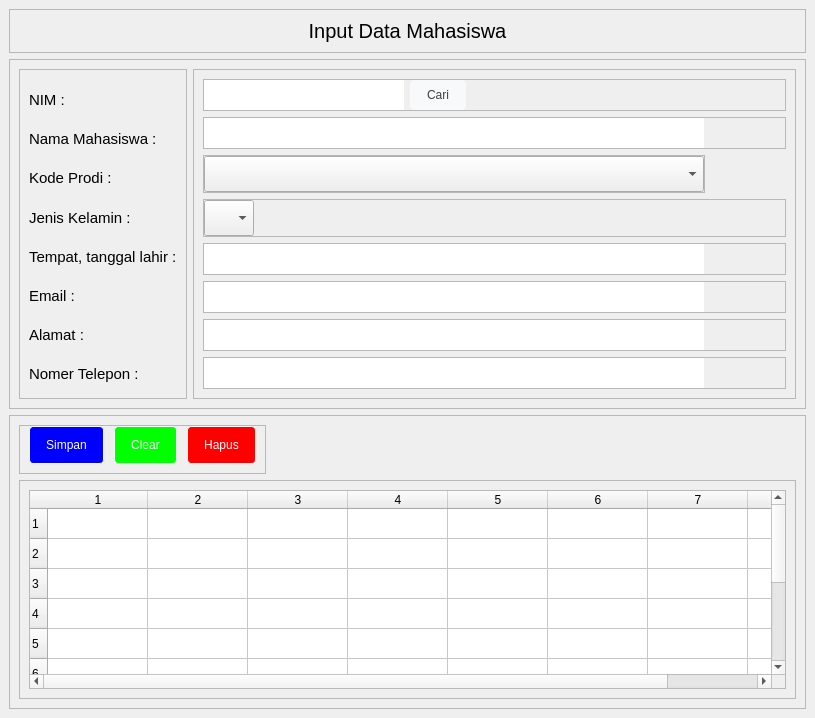
<?xml version="1.0" encoding="UTF-8"?>
<ui version="4.0">
 <class>MainWindow</class>
 <widget class="QMainWindow" name="MainWindow">
  <property name="geometry">
   <rect>
    <x>0</x>
    <y>0</y>
    <width>815</width>
    <height>718</height>
   </rect>
  </property>
  <property name="windowTitle">
   <string>MainWindow</string>
  </property>
  <property name="styleSheet">
   <string notr="true">QLineEdit, QDateEdit {
	border: none;
}

QLineEdit,QComboBox {
height: 30px;
}

QPushButton {
  background-color: #f8f9fa;
  border: 1px solid #f8f9fa;
  border-radius: 4px;
  color: #3c4043;
  height: 36px;
  line-height: 27px;
  min-width: 10px;
  padding: 0 16px;
  text-align: center;
  white-space: pre;
}

QPushButton:hover {
  border-color: #4285f4;
  outline: none;
}

#btnSimpan{
	color: rgb(255, 255, 255);
	background-color: rgb(0, 0, 255);
}

#btnClear{
	color: rgb(255, 255, 255);
	background-color: rgb(0, 255, 0);
}

#btnHapus{
	color: rgb(255, 255, 255);
	background-color: rgb(255, 0, 0);
}</string>
  </property>
  <widget class="QWidget" name="centralwidget">
   <property name="sizePolicy">
    <sizepolicy hsizetype="Expanding" vsizetype="Expanding">
     <horstretch>0</horstretch>
     <verstretch>0</verstretch>
    </sizepolicy>
   </property>
   <property name="minimumSize">
    <size>
     <width>480</width>
     <height>480</height>
    </size>
   </property>
   <layout class="QVBoxLayout" name="verticalLayout">
    <item>
     <widget class="QFrame" name="frame">
      <property name="sizePolicy">
       <sizepolicy hsizetype="Preferred" vsizetype="Fixed">
        <horstretch>0</horstretch>
        <verstretch>0</verstretch>
       </sizepolicy>
      </property>
      <property name="frameShape">
       <enum>QFrame::StyledPanel</enum>
      </property>
      <property name="frameShadow">
       <enum>QFrame::Raised</enum>
      </property>
      <layout class="QHBoxLayout" name="horizontalLayout">
       <item alignment="Qt::AlignTop">
        <widget class="QLabel" name="label">
         <property name="font">
          <font>
           <pointsize>15</pointsize>
          </font>
         </property>
         <property name="text">
          <string>Input Data Mahasiswa</string>
         </property>
         <property name="alignment">
          <set>Qt::AlignCenter</set>
         </property>
        </widget>
       </item>
      </layout>
     </widget>
    </item>
    <item>
     <widget class="QFrame" name="frame_2">
      <property name="sizePolicy">
       <sizepolicy hsizetype="Expanding" vsizetype="Preferred">
        <horstretch>0</horstretch>
        <verstretch>0</verstretch>
       </sizepolicy>
      </property>
      <property name="frameShape">
       <enum>QFrame::StyledPanel</enum>
      </property>
      <property name="frameShadow">
       <enum>QFrame::Raised</enum>
      </property>
      <layout class="QHBoxLayout" name="horizontalLayout_2">
       <item alignment="Qt::AlignLeft">
        <widget class="QFrame" name="frame_4">
         <property name="font">
          <font>
           <family>Segoe UI Symbol</family>
           <pointsize>9</pointsize>
          </font>
         </property>
         <property name="frameShape">
          <enum>QFrame::StyledPanel</enum>
         </property>
         <property name="frameShadow">
          <enum>QFrame::Raised</enum>
         </property>
         <layout class="QVBoxLayout" name="verticalLayout_2">
          <property name="spacing">
           <number>9</number>
          </property>
          <property name="topMargin">
           <number>15</number>
          </property>
          <item>
           <widget class="QLabel" name="label_2">
            <property name="font">
             <font>
              <pointsize>11</pointsize>
             </font>
            </property>
            <property name="text">
             <string>NIM :</string>
            </property>
           </widget>
          </item>
          <item>
           <widget class="QLabel" name="label_3">
            <property name="font">
             <font>
              <pointsize>11</pointsize>
             </font>
            </property>
            <property name="text">
             <string>Nama Mahasiswa :</string>
            </property>
           </widget>
          </item>
          <item>
           <widget class="QLabel" name="label_4">
            <property name="font">
             <font>
              <pointsize>11</pointsize>
             </font>
            </property>
            <property name="text">
             <string>Kode Prodi :</string>
            </property>
           </widget>
          </item>
          <item>
           <widget class="QLabel" name="label_5">
            <property name="font">
             <font>
              <pointsize>11</pointsize>
             </font>
            </property>
            <property name="text">
             <string>Jenis Kelamin :</string>
            </property>
           </widget>
          </item>
          <item>
           <widget class="QLabel" name="label_6">
            <property name="font">
             <font>
              <pointsize>11</pointsize>
             </font>
            </property>
            <property name="text">
             <string>Tempat, tanggal lahir :</string>
            </property>
           </widget>
          </item>
          <item>
           <widget class="QLabel" name="label_8">
            <property name="font">
             <font>
              <pointsize>11</pointsize>
             </font>
            </property>
            <property name="text">
             <string>Email :</string>
            </property>
           </widget>
          </item>
          <item>
           <widget class="QLabel" name="label_7">
            <property name="font">
             <font>
              <pointsize>11</pointsize>
             </font>
            </property>
            <property name="text">
             <string>Alamat :</string>
            </property>
           </widget>
          </item>
          <item>
           <widget class="QLabel" name="label_9">
            <property name="font">
             <font>
              <pointsize>11</pointsize>
             </font>
            </property>
            <property name="text">
             <string>Nomer Telepon :</string>
            </property>
           </widget>
          </item>
         </layout>
        </widget>
       </item>
       <item>
        <widget class="QFrame" name="frame_5">
         <property name="sizePolicy">
          <sizepolicy hsizetype="Expanding" vsizetype="Preferred">
           <horstretch>0</horstretch>
           <verstretch>0</verstretch>
          </sizepolicy>
         </property>
         <property name="frameShape">
          <enum>QFrame::StyledPanel</enum>
         </property>
         <property name="frameShadow">
          <enum>QFrame::Raised</enum>
         </property>
         <layout class="QVBoxLayout" name="verticalLayout_3">
          <item>
           <widget class="QFrame" name="frame_6">
            <property name="sizePolicy">
             <sizepolicy hsizetype="Preferred" vsizetype="Preferred">
              <horstretch>0</horstretch>
              <verstretch>0</verstretch>
             </sizepolicy>
            </property>
            <property name="minimumSize">
             <size>
              <width>0</width>
              <height>0</height>
             </size>
            </property>
            <property name="frameShape">
             <enum>QFrame::StyledPanel</enum>
            </property>
            <property name="frameShadow">
             <enum>QFrame::Raised</enum>
            </property>
            <layout class="QHBoxLayout" name="horizontalLayout_3">
             <property name="leftMargin">
              <number>0</number>
             </property>
             <property name="topMargin">
              <number>0</number>
             </property>
             <property name="rightMargin">
              <number>0</number>
             </property>
             <property name="bottomMargin">
              <number>0</number>
             </property>
             <item>
              <widget class="QLineEdit" name="txtNim">
               <property name="minimumSize">
                <size>
                 <width>200</width>
                 <height>0</height>
                </size>
               </property>
               <property name="maximumSize">
                <size>
                 <width>200</width>
                 <height>16777215</height>
                </size>
               </property>
               <property name="font">
                <font>
                 <pointsize>12</pointsize>
                </font>
               </property>
              </widget>
             </item>
             <item alignment="Qt::AlignLeft">
              <widget class="QPushButton" name="btnCari">
               <property name="minimumSize">
                <size>
                 <width>44</width>
                 <height>10</height>
                </size>
               </property>
               <property name="maximumSize">
                <size>
                 <width>16777215</width>
                 <height>30</height>
                </size>
               </property>
               <property name="text">
                <string>Cari</string>
               </property>
              </widget>
             </item>
            </layout>
           </widget>
          </item>
          <item>
           <widget class="QFrame" name="frame_7">
            <property name="frameShape">
             <enum>QFrame::StyledPanel</enum>
            </property>
            <property name="frameShadow">
             <enum>QFrame::Raised</enum>
            </property>
            <layout class="QVBoxLayout" name="verticalLayout_6">
             <property name="spacing">
              <number>0</number>
             </property>
             <property name="leftMargin">
              <number>0</number>
             </property>
             <property name="topMargin">
              <number>0</number>
             </property>
             <property name="rightMargin">
              <number>0</number>
             </property>
             <property name="bottomMargin">
              <number>0</number>
             </property>
             <item>
              <widget class="QLineEdit" name="txtNama">
               <property name="minimumSize">
                <size>
                 <width>300</width>
                 <height>0</height>
                </size>
               </property>
               <property name="maximumSize">
                <size>
                 <width>500</width>
                 <height>16777215</height>
                </size>
               </property>
               <property name="font">
                <font>
                 <pointsize>12</pointsize>
                </font>
               </property>
              </widget>
             </item>
            </layout>
           </widget>
          </item>
          <item alignment="Qt::AlignLeft">
           <widget class="QFrame" name="frame_8">
            <property name="frameShape">
             <enum>QFrame::StyledPanel</enum>
            </property>
            <property name="frameShadow">
             <enum>QFrame::Raised</enum>
            </property>
            <layout class="QVBoxLayout" name="verticalLayout_4">
             <property name="leftMargin">
              <number>0</number>
             </property>
             <property name="topMargin">
              <number>0</number>
             </property>
             <property name="rightMargin">
              <number>0</number>
             </property>
             <property name="bottomMargin">
              <number>0</number>
             </property>
             <item>
              <widget class="QComboBox" name="cboProdi">
               <property name="sizePolicy">
                <sizepolicy hsizetype="Expanding" vsizetype="Expanding">
                 <horstretch>0</horstretch>
                 <verstretch>0</verstretch>
                </sizepolicy>
               </property>
               <property name="minimumSize">
                <size>
                 <width>500</width>
                 <height>0</height>
                </size>
               </property>
               <property name="maximumSize">
                <size>
                 <width>500</width>
                 <height>16777215</height>
                </size>
               </property>
               <property name="font">
                <font>
                 <pointsize>12</pointsize>
                </font>
               </property>
               <item>
                <property name="text">
                 <string/>
                </property>
               </item>
              </widget>
             </item>
            </layout>
           </widget>
          </item>
          <item>
           <widget class="QFrame" name="frame_9">
            <property name="frameShape">
             <enum>QFrame::StyledPanel</enum>
            </property>
            <property name="frameShadow">
             <enum>QFrame::Raised</enum>
            </property>
            <layout class="QVBoxLayout" name="verticalLayout_5">
             <property name="leftMargin">
              <number>0</number>
             </property>
             <property name="topMargin">
              <number>0</number>
             </property>
             <property name="rightMargin">
              <number>0</number>
             </property>
             <property name="bottomMargin">
              <number>0</number>
             </property>
             <item>
              <widget class="QComboBox" name="cboJk">
               <property name="sizePolicy">
                <sizepolicy hsizetype="Expanding" vsizetype="Fixed">
                 <horstretch>0</horstretch>
                 <verstretch>0</verstretch>
                </sizepolicy>
               </property>
               <property name="minimumSize">
                <size>
                 <width>50</width>
                 <height>0</height>
                </size>
               </property>
               <property name="maximumSize">
                <size>
                 <width>50</width>
                 <height>16777215</height>
                </size>
               </property>
               <property name="font">
                <font>
                 <pointsize>12</pointsize>
                </font>
               </property>
               <item>
                <property name="text">
                 <string/>
                </property>
               </item>
               <item>
                <property name="text">
                 <string>L</string>
                </property>
               </item>
               <item>
                <property name="text">
                 <string>P</string>
                </property>
               </item>
              </widget>
             </item>
            </layout>
           </widget>
          </item>
          <item>
           <widget class="QFrame" name="frame_10">
            <property name="frameShape">
             <enum>QFrame::StyledPanel</enum>
            </property>
            <property name="frameShadow">
             <enum>QFrame::Raised</enum>
            </property>
            <layout class="QVBoxLayout" name="verticalLayout_7">
             <property name="spacing">
              <number>0</number>
             </property>
             <property name="leftMargin">
              <number>0</number>
             </property>
             <property name="topMargin">
              <number>0</number>
             </property>
             <property name="rightMargin">
              <number>0</number>
             </property>
             <property name="bottomMargin">
              <number>0</number>
             </property>
             <item>
              <widget class="QLineEdit" name="txtTtl">
               <property name="minimumSize">
                <size>
                 <width>300</width>
                 <height>0</height>
                </size>
               </property>
               <property name="maximumSize">
                <size>
                 <width>500</width>
                 <height>16777215</height>
                </size>
               </property>
               <property name="font">
                <font>
                 <pointsize>12</pointsize>
                </font>
               </property>
               <property name="placeholderText">
                <string/>
               </property>
              </widget>
             </item>
            </layout>
           </widget>
          </item>
          <item>
           <widget class="QFrame" name="frame_12">
            <property name="frameShape">
             <enum>QFrame::StyledPanel</enum>
            </property>
            <property name="frameShadow">
             <enum>QFrame::Raised</enum>
            </property>
            <layout class="QVBoxLayout" name="verticalLayout_8">
             <property name="spacing">
              <number>0</number>
             </property>
             <property name="leftMargin">
              <number>0</number>
             </property>
             <property name="topMargin">
              <number>0</number>
             </property>
             <property name="rightMargin">
              <number>0</number>
             </property>
             <property name="bottomMargin">
              <number>0</number>
             </property>
             <item>
              <widget class="QLineEdit" name="txtEmail">
               <property name="minimumSize">
                <size>
                 <width>300</width>
                 <height>0</height>
                </size>
               </property>
               <property name="maximumSize">
                <size>
                 <width>500</width>
                 <height>16777215</height>
                </size>
               </property>
               <property name="font">
                <font>
                 <pointsize>12</pointsize>
                </font>
               </property>
              </widget>
             </item>
            </layout>
           </widget>
          </item>
          <item>
           <widget class="QFrame" name="frame_11">
            <property name="frameShape">
             <enum>QFrame::StyledPanel</enum>
            </property>
            <property name="frameShadow">
             <enum>QFrame::Raised</enum>
            </property>
            <layout class="QVBoxLayout" name="verticalLayout_9">
             <property name="spacing">
              <number>0</number>
             </property>
             <property name="leftMargin">
              <number>0</number>
             </property>
             <property name="topMargin">
              <number>0</number>
             </property>
             <property name="rightMargin">
              <number>0</number>
             </property>
             <property name="bottomMargin">
              <number>0</number>
             </property>
             <item>
              <widget class="QLineEdit" name="txtAlamat">
               <property name="minimumSize">
                <size>
                 <width>300</width>
                 <height>0</height>
                </size>
               </property>
               <property name="maximumSize">
                <size>
                 <width>500</width>
                 <height>16777215</height>
                </size>
               </property>
               <property name="font">
                <font>
                 <pointsize>12</pointsize>
                </font>
               </property>
              </widget>
             </item>
            </layout>
           </widget>
          </item>
          <item>
           <widget class="QFrame" name="frame_13">
            <property name="frameShape">
             <enum>QFrame::StyledPanel</enum>
            </property>
            <property name="frameShadow">
             <enum>QFrame::Raised</enum>
            </property>
            <layout class="QVBoxLayout" name="verticalLayout_10">
             <property name="spacing">
              <number>0</number>
             </property>
             <property name="leftMargin">
              <number>0</number>
             </property>
             <property name="topMargin">
              <number>0</number>
             </property>
             <property name="rightMargin">
              <number>0</number>
             </property>
             <property name="bottomMargin">
              <number>0</number>
             </property>
             <item>
              <widget class="QLineEdit" name="txtTelepon">
               <property name="minimumSize">
                <size>
                 <width>300</width>
                 <height>0</height>
                </size>
               </property>
               <property name="maximumSize">
                <size>
                 <width>500</width>
                 <height>16777215</height>
                </size>
               </property>
               <property name="font">
                <font>
                 <pointsize>12</pointsize>
                </font>
               </property>
              </widget>
             </item>
            </layout>
           </widget>
          </item>
         </layout>
        </widget>
       </item>
      </layout>
     </widget>
    </item>
    <item>
     <widget class="QFrame" name="frame_3">
      <property name="frameShape">
       <enum>QFrame::StyledPanel</enum>
      </property>
      <property name="frameShadow">
       <enum>QFrame::Raised</enum>
      </property>
      <layout class="QVBoxLayout" name="verticalLayout_11">
       <item alignment="Qt::AlignLeft">
        <widget class="QFrame" name="frame_14">
         <property name="frameShape">
          <enum>QFrame::StyledPanel</enum>
         </property>
         <property name="frameShadow">
          <enum>QFrame::Raised</enum>
         </property>
         <layout class="QHBoxLayout" name="horizontalLayout_4">
          <property name="spacing">
           <number>10</number>
          </property>
          <property name="topMargin">
           <number>0</number>
          </property>
          <item>
           <widget class="QPushButton" name="btnSimpan">
            <property name="minimumSize">
             <size>
              <width>44</width>
              <height>0</height>
             </size>
            </property>
            <property name="maximumSize">
             <size>
              <width>75</width>
              <height>16777215</height>
             </size>
            </property>
            <property name="text">
             <string>Simpan</string>
            </property>
           </widget>
          </item>
          <item>
           <widget class="QPushButton" name="btnClear">
            <property name="minimumSize">
             <size>
              <width>44</width>
              <height>0</height>
             </size>
            </property>
            <property name="text">
             <string>Clear</string>
            </property>
           </widget>
          </item>
          <item>
           <widget class="QPushButton" name="btnHapus">
            <property name="minimumSize">
             <size>
              <width>44</width>
              <height>0</height>
             </size>
            </property>
            <property name="text">
             <string>Hapus</string>
            </property>
           </widget>
          </item>
         </layout>
        </widget>
       </item>
       <item>
        <widget class="QFrame" name="frame_15">
         <property name="frameShape">
          <enum>QFrame::StyledPanel</enum>
         </property>
         <property name="frameShadow">
          <enum>QFrame::Raised</enum>
         </property>
         <layout class="QVBoxLayout" name="verticalLayout_12">
          <item>
           <widget class="QTableWidget" name="gridMahasiswa">
            <property name="sizePolicy">
             <sizepolicy hsizetype="Expanding" vsizetype="Expanding">
              <horstretch>0</horstretch>
              <verstretch>0</verstretch>
             </sizepolicy>
            </property>
            <property name="rowCount">
             <number>10</number>
            </property>
            <property name="columnCount">
             <number>8</number>
            </property>
            <row/>
            <row/>
            <row/>
            <row/>
            <row/>
            <row/>
            <row/>
            <row/>
            <row/>
            <row/>
            <column/>
            <column/>
            <column/>
            <column/>
            <column/>
            <column/>
            <column/>
            <column/>
           </widget>
          </item>
         </layout>
        </widget>
       </item>
      </layout>
     </widget>
    </item>
   </layout>
  </widget>
 </widget>
 <resources/>
 <connections/>
</ui>
